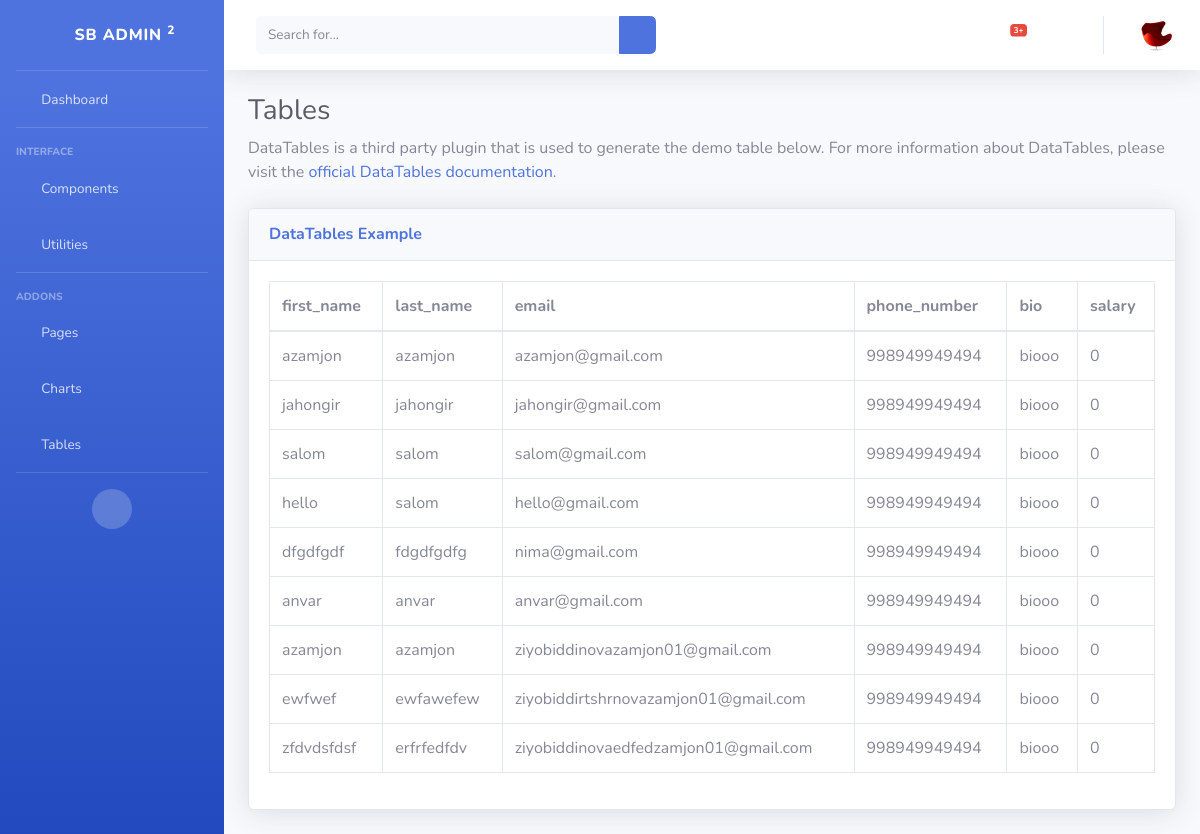
/dashboard/tables/ (signed in), run on the app's committed database.
### furn/models.py (models this page shows, shortened)
class MyUser(AbstractUser):
    username = None
    email = models.EmailField(unique=True)
    USERNAME_FIELD = 'email'
    REQUIRED_FIELDS = ['first_name', 'last_name']
    is_organiser = models.BooleanField(default=False)
    is_agent = models.BooleanField(default=False)

class Profile(models.Model):
    class Meta:
        verbose_name = "My profile"
        verbose_name_plural = "Profile"
    bio = models.CharField( max_length=100, default="biooo")
    phone_number = models.IntegerField(default=998949949494)
    custome_user = models.OneToOneField(MyUser, on_delete=models.CASCADE)
    image = models.ImageField(default='arrivals5.png', upload_to = "profile")
    salary = models.IntegerField(default=0)

### dashboard/views.py (the view)
# urls.py: path('tables/', tables, name='tables'),
def tables(request):
    if 'b' in request.GET:
        search = request.GET['b']
        full_search = Q(Q(first_name__icontains=search) | Q(email__icontains=search))
        users = User.objects.filter(full_search)
    else:
        users = User.objects.all()
    context = {
        "users": users,
    }
    return render(request, 'dashboard/includes/tables.html', context)

### templates/dashboard/includes/tables.html
{% extends 'dashboard/layouts/base.html' %}
{% block contend %}
                <div class="container-fluid">
                    <h1 class="h3 mb-2 text-gray-800">Tables</h1>
                    <p class="mb-4">DataTables is a third party plugin that is used to generate the demo table below.
                        For more information about DataTables, please visit the <a target="_blank"
                            href="https://datatables.net">official DataTables documentation</a>.</p>
                    <div class="card shadow mb-4">
                        <div class="card-header py-3">
                            <h6 class="m-0 font-weight-bold text-primary">DataTables Example</h6>
                        </div>
                        <div class="card-body">
                            <div class="table-responsive">
                                <table class="table table-bordered" id="dataTable" width="100%" cellspacing="0">
                                    <thead>
                                        <tr>
                                            <th>first_name</th>
                                            <th>last_name</th>
                                            <th>email</th>
                                            <th>phone_number</th>
                                            <th>bio</th>
                                            <th>salary</th>
                                        </tr>
                                    </thead>
                                    <tbody>
                                        {% for users in users %}
                                        <tr>
                                            <td>{{ users.first_name }}</td>
                                            <td>{{ users.last_name }}</td>
                                            <td>{{ users.email }}</td>
                                            <td>{{ users.profile.phone_number }}</td>
                                            <td>{{ users.profile.bio }}</td>
                                            <td>{{ users.profile.salary }}</td>
                                        </tr>
                                        {% endfor %}
                                    </tbody>
                                </table>
                            </div>
                        </div>
                    </div>
                </div>
{% endblock %}

### templates/dashboard/layouts/base.html (shortened to what this page needs)
{% load static %}
    <!DOCTYPE html>
    <html lang="en">
    <head>
        <link href="{% static 'vendor/fontawesome-free/css/all.min.css' %}" rel="stylesheet" type="text/css">
        <link href="{% static 'css/sb-admin-2.min.css' %}" rel="stylesheet">
    </head>
    <body>
        <div id="wrapper">
                <ul class="navbar-nav bg-gradient-primary sidebar sidebar-dark accordion" id="accordionSidebar">
                <a class="sidebar-brand d-flex align-items-center justify-content-center" href="{% url 'dashboard:home' %}">
                    <div class="sidebar-brand-icon rotate-n-15">
                        <i class="fas fa-laugh-wink"></i>
                    </div>
                    <div class="sidebar-brand-text mx-3">SB Admin <sup>2</sup></div>
                </a>
                <hr class="sidebar-divider my-0">
                <li class="nav-item">
                    <a class="nav-link" href="{% url 'dashboard:home' %}">
                        <i class="fas fa-fw fa-tachometer-alt"></i>
                        <span>Dashboard</span></a>
                </li>
                <hr class="sidebar-divider">
                <div class="sidebar-heading">
                    Interface
                </div>
                <li class="nav-item">
                    <a class="nav-link collapsed" href="#" data-toggle="collapse" data-target="#collapseTwo"
                        aria-expanded="true" aria-controls="collapseTwo">
                        <i class="fas fa-fw fa-cog"></i>
                        <span>Components</span>
                    </a>
                </li>
                <li class="nav-item">
                    <a class="nav-link collapsed" href="#" data-toggle="collapse" data-target="#collapseUtilities"
                     aria-controls="collapseUtilities">
                        <i class="fas fa-fw fa-wrench"></i>
                        <span>Utilities</span>
                    </a>
                </li>
                <hr class="sidebar-divider">
                <div class="sidebar-heading">
                    Addons
                </div>
                <li class="nav-item">
                    <a class="nav-link collapsed" href="#" data-toggle="collapse" data-target="#collapsePages"
                        aria-expanded="true" aria-controls="collapsePages">
                        <i class="fas fa-fw fa-folder"></i>
                        <span>Pages</span>
                    </a>
                </li>
                <li class="nav-item">
                    <a class="nav-link" href="{% url 'dashboard:charts' %}">
                        <i class="fas fa-fw fa-chart-area"></i>
                        <span>Charts</span></a>
                </li>
                <li class="nav-item">
                    <a class="nav-link" href="{% url 'dashboard:tables' %}">
                        <i class="fas fa-fw fa-table"></i>
                        <span>Tables</span></a>
                </li>
                <hr class="sidebar-divider d-none d-md-block">
                <div class="text-center d-none d-md-inline">
                    <button class="rounded-circle border-0" id="sidebarToggle"></button>
                </div>
                </ul>
                <div id="content-wrapper" class="d-flex flex-column">
                <div id="content">
                    <nav class="navbar navbar-expand navbar-light bg-white topbar mb-4 static-top shadow">
                        <form
                            class="d-none d-sm-inline-block form-inline mr-auto ml-md-3 my-2 my-md-0 mw-100 navbar-search">
                            <div class="input-group">
                                <input name="b" type="text" class="form-control bg-light border-0 small" placeholder="Search for..."
                                    aria-label="Search" aria-describedby="basic-addon2">
                                <div class="input-group-append">
                                    <button class="btn btn-primary" type="button">
                                        <i class="fas fa-search fa-sm"></i>
                                    </button>
                                </div>
                            </div>
                        </form>
                        <ul class="navbar-nav ml-auto">
                            <li class="nav-item dropdown no-arrow mx-1">
                                <a class="nav-link dropdown-toggle" href="#" id="alertsDropdown" role="button"
                                    data-toggle="dropdown" aria-haspopup="true" aria-expanded="false">
                                    <i class="fas fa-bell fa-fw"></i>
                                    <span class="badge badge-danger badge-counter">3+</span>
                                </a>
                            </li>
                            <li class="nav-item dropdown no-arrow mx-1">
                                <a class="nav-link dropdown-toggle" href="#" id="messagesDropdown" role="button"
                                    data-toggle="dropdown" aria-haspopup="true" aria-expanded="false">
                                    <i class="fas fa-envelope fa-fw"></i>
                                </a>
                            </li>
                            <li class="nav-item dropdown no-arrow">
                                <a class="nav-link dropdown-toggle" href="#" id="userDropdown" role="button"
                                    data-toggle="dropdown" aria-haspopup="true" aria-expanded="false">
                                    <img class="img-profile rounded-circle"
                                        src="{{ user.profile.image.url }}">
                                </a>
                            </li>
                        </ul>
                    </nav>
                    {% block contend %}{% endblock %}
                </div>
                </div>
        </div>
    </body>
    </html>

### data on the page
MyUser: profile.image (picture), first_name "azamjon", last_name "azamjon", email "azamjon@gmail.com", profile.phone_number "998949949494", profile.bio "biooo", profile.salary "0"
MyUser: first_name "jahongir", last_name "jahongir", email "jahongir@gmail.com", profile.phone_number "998949949494", profile.bio "biooo", profile.salary "0"
MyUser: first_name "salom", last_name "salom", email "salom@gmail.com", profile.phone_number "998949949494", profile.bio "biooo", profile.salary "0"
MyUser: first_name "hello", last_name "salom", email "hello@gmail.com", profile.phone_number "998949949494", profile.bio "biooo", profile.salary "0"
MyUser: first_name "dfgdfgdf", last_name "fdgdfgdfg", email "nima@gmail.com", profile.phone_number "998949949494", profile.bio "biooo", profile.salary "0"
MyUser: first_name "anvar", last_name "anvar", email "anvar@gmail.com", profile.phone_number "998949949494", profile.bio "biooo", profile.salary "0"
MyUser: first_name "azamjon", last_name "azamjon", email "ziyobiddinovazamjon01@gmail.com", profile.phone_number "998949949494", profile.bio "biooo", profile.salary "0"
MyUser: first_name "ewfwef", last_name "ewfawefew", email "ziyobiddirtshrnovazamjon01@gmail.com", profile.phone_number "998949949494", profile.bio "biooo", profile.salary "0"
MyUser: first_name "zfdvdsfdsf", last_name "erfrfedfdv", email "ziyobiddinovaedfedzamjon01@gmail.com", profile.phone_number "998949949494", profile.bio "biooo", profile.salary "0"
